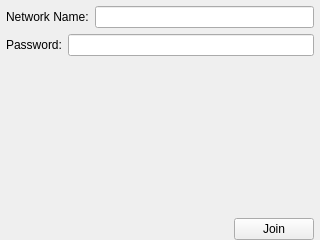
<?xml version="1.0" encoding="UTF-8"?>
<ui version="4.0">
 <class>OtherNetworkWidget</class>
 <widget class="QWidget" name="OtherNetworkWidget">
  <property name="geometry">
   <rect>
    <x>0</x>
    <y>0</y>
    <width>320</width>
    <height>240</height>
   </rect>
  </property>
  <property name="windowTitle">
   <string>Other Network</string>
  </property>
  <layout class="QVBoxLayout" name="verticalLayout">
   <property name="leftMargin">
    <number>6</number>
   </property>
   <property name="topMargin">
    <number>6</number>
   </property>
   <property name="rightMargin">
    <number>6</number>
   </property>
   <property name="bottomMargin">
    <number>0</number>
   </property>
   <item>
    <layout class="QHBoxLayout" name="horizontalLayout">
     <item>
      <widget class="QLabel" name="label">
       <property name="text">
        <string>Network Name:</string>
       </property>
      </widget>
     </item>
     <item>
      <widget class="LineEdit" name="ssid"/>
     </item>
    </layout>
   </item>
   <item>
    <layout class="QHBoxLayout" name="horizontalLayout_5">
     <item>
      <widget class="QLabel" name="label_3">
       <property name="text">
        <string>Password:</string>
       </property>
      </widget>
     </item>
     <item>
      <widget class="LineEdit" name="password"/>
     </item>
    </layout>
   </item>
   <item>
    <spacer name="verticalSpacer">
     <property name="orientation">
      <enum>Qt::Vertical</enum>
     </property>
     <property name="sizeHint" stdset="0">
      <size>
       <width>20</width>
       <height>40</height>
      </size>
     </property>
    </spacer>
   </item>
   <item>
    <layout class="QHBoxLayout" name="horizontalLayout_4" stretch="1,0">
     <item>
      <spacer name="horizontalSpacer">
       <property name="orientation">
        <enum>Qt::Horizontal</enum>
       </property>
       <property name="sizeType">
        <enum>QSizePolicy::Preferred</enum>
       </property>
       <property name="sizeHint" stdset="0">
        <size>
         <width>40</width>
         <height>20</height>
        </size>
       </property>
      </spacer>
     </item>
     <item>
      <widget class="QPushButton" name="join">
       <property name="maximumSize">
        <size>
         <width>120</width>
         <height>16777215</height>
        </size>
       </property>
       <property name="text">
        <string>Join</string>
       </property>
       <property name="icon">
        <iconset resource="../rc/icons.qrc">
         <normaloff>:/icons/transmit_add.png</normaloff>:/icons/transmit_add.png</iconset>
       </property>
      </widget>
     </item>
    </layout>
   </item>
  </layout>
 </widget>
 <customwidgets>
  <customwidget>
   <class>LineEdit</class>
   <extends>QLineEdit</extends>
   <header>LineEdit.h</header>
  </customwidget>
 </customwidgets>
 <resources>
  <include location="../rc/icons.qrc"/>
 </resources>
 <connections/>
</ui>
